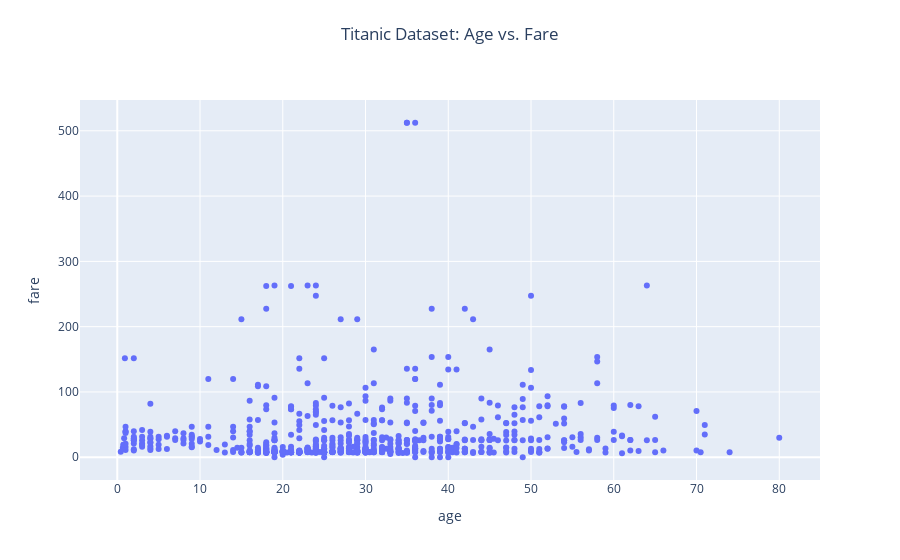

Write notebook code for a chart like this one.
### Code cell
import plotly.express as px
# Plot a scatter plot for "age" and "fare" columns using Plotly express
fig = px.scatter(titanic, 
                 x="age",
                 y="fare", 
                 title="Titanic Dataset: Age vs. Fare")

# Update the layout to center the title above the plot
fig.update_layout(
    title={
        'text': "Titanic Dataset: Age vs. Fare",
        'y':0.95,
        'x':0.5,
        'xanchor': 'center',
        'yanchor': 'top'})

fig.show()

### Figure 1 — Plotly figure (JSON) as saved in the notebook; plotly's stock layout.template omitted (floating-point values rounded to 4 significant figures; data arrays with more than 128 entries replaced by an {"elided": "..."} marker saying what was removed)
{"data": [{"hovertemplate": "age=%{x}<br>fare=%{y}<extra></extra>", "legendgroup": "", "marker": {"color": "#636efa", "symbol": "circle"}, "mode": "markers", "name": "", "orientation": "v", "showlegend": false, "type": "scatter", "x": {"elided": "891 float values"}, "xaxis": "x", "y": {"elided": "891 float values"}, "yaxis": "y"}], "layout": {"legend": {"tracegroupgap": 0}, "title": {"text": "Titanic Dataset: Age vs. Fare", "x": 0.5, "xanchor": "center", "y": 0.95, "yanchor": "top"}, "xaxis": {"anchor": "y", "domain": [0, 1], "title": {"text": "age"}}, "yaxis": {"anchor": "x", "domain": [0, 1], "title": {"text": "fare"}}}}
